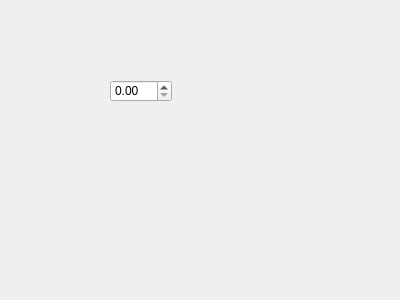
<?xml version="1.0" encoding="UTF-8"?>
<ui version="4.0">
 <class>Form</class>
 <widget class="QWidget" name="Form">
  <property name="geometry">
   <rect>
    <x>0</x>
    <y>0</y>
    <width>400</width>
    <height>300</height>
   </rect>
  </property>
  <property name="windowTitle">
   <string>Form</string>
  </property>
  <widget class="QDoubleSpinBox" name="doubleSpinBox">
   <property name="geometry">
    <rect>
     <x>110</x>
     <y>80</y>
     <width>62</width>
     <height>22</height>
    </rect>
   </property>
  </widget>
 </widget>
 <resources/>
 <connections/>
</ui>
